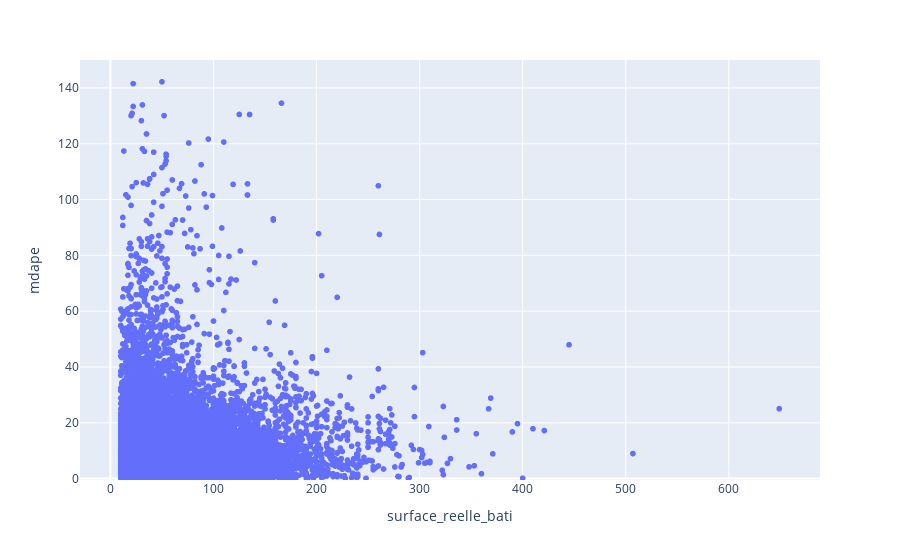

The notebook cell saved with this chart:
### Code cell
fig = px.scatter(X_test, x = 'surface_reelle_bati', y = 'mdape')
fig.update_layout(yaxis_range=[-0.5, 150])
fig.show()

### Figure 1 — Plotly figure (JSON) as saved in the notebook; plotly's stock layout.template omitted (floating-point values rounded to 4 significant figures; data arrays with more than 128 entries replaced by an {"elided": "..."} marker saying what was removed)
{"data": [{"hovertemplate": "surface_reelle_bati=%{x}<br>mdape=%{y}<extra></extra>", "legendgroup": "", "marker": {"color": "#636efa", "symbol": "circle"}, "mode": "markers", "name": "", "showlegend": false, "type": "scattergl", "x": {"elided": "28454 int values"}, "xaxis": "x", "y": {"elided": "28454 float values"}, "yaxis": "y"}], "layout": {"legend": {"tracegroupgap": 0}, "margin": {"t": 60}, "xaxis": {"anchor": "y", "domain": [0, 1], "title": {"text": "surface_reelle_bati"}}, "yaxis": {"anchor": "x", "domain": [0, 1], "range": [-0.5, 150], "title": {"text": "mdape"}}}}
